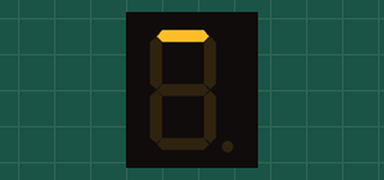
Bench run of a sketch on a simulated Arduino Uno, built with avr-gcc and run on an emulated ATmega328P. Parts: 1-digit seven-segment display. Wiring (inferred from the names in the program): 1-digit 7-segment display, segments lit when LOW: segments pin 1, pin 2, pin 3, pin 4, pin 5, pin 6, pin 7, pin 0. The segment pins are drawn as the display they are named for.

Above: at 0.3 s.
At 0.9 s:
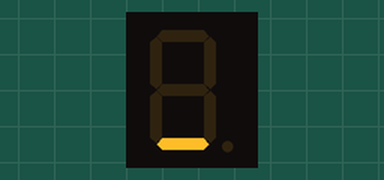
At 1.3 s:
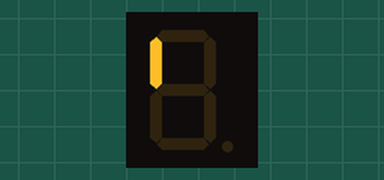
At 1.7 s:
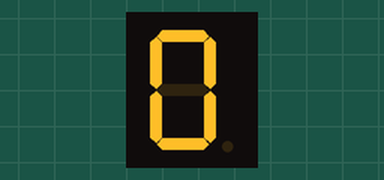
At 4.2 s:
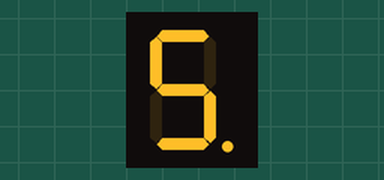
At 7.1 s:
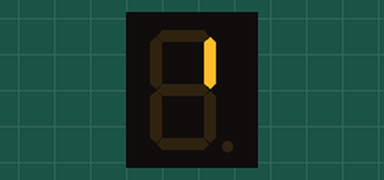

Measured:
- by itself, everything shown: repeats every 6.6 s, in 18 steps
- what the display in image 3 shows lasts 0.5 s, from 1.6 s to 2.1 s

The sketch:

MAN8900-test.ino
```cpp
// Set if display is common anode or cathode
#define COMMON_ANODE true

// Pin mapping for segments
const byte segmentPins[8] = { 0, 1, 2, 3, 4, 5, 6, 7 };
// Index: DP=0, A=1, B=2, C=3, D=4, E=5, F=6, G=7

// Variable to store number of segments
const byte segmentsCount = sizeof(segmentPins) / sizeof(segmentPins[0]);

// Common Anode: 0 = ON, 1 = OFF
byte COM_ANODE_DIGITS[10][8] = {
  // DP, A,  B,  C,  D,  E,  F,  G
  { 1, 0, 0, 0, 0, 0, 0, 1 },  // 0
  { 0, 1, 0, 0, 1, 1, 1, 1 },  // 1
  { 1, 0, 0, 1, 0, 0, 1, 0 },  // 2
  { 0, 0, 0, 0, 0, 1, 1, 0 },  // 3
  { 1, 1, 0, 0, 1, 1, 0, 0 },  // 4
  { 0, 0, 1, 0, 0, 1, 0, 0 },  // 5
  { 1, 0, 1, 0, 0, 0, 0, 0 },  // 6
  { 0, 0, 0, 0, 1, 1, 1, 1 },  // 7
  { 1, 0, 0, 0, 0, 0, 0, 0 },  // 8
  { 0, 0, 0, 0, 0, 1, 0, 0 }   // 9
};

// Common Cathode: 0 = OFF, 1 = ON
byte COM_CATHODE_DIGITS[10][8] = {};

void setup() {
  // Set pinmode for all segments
  for (byte i = 0; i < sizeof(segmentPins) / sizeof(segmentPins[0]); i++) {
    pinMode(segmentPins[i], OUTPUT);
  }

  // Fill common cathode digits with reversed numbers from common anode digits
  for (byte i = 0; i < sizeof(COM_ANODE_DIGITS) / sizeof(COM_ANODE_DIGITS[0]); i++) {
    for (byte j = 0; j < sizeof(COM_ANODE_DIGITS[i]) / sizeof(COM_ANODE_DIGITS[i][0]); j++) {
      byte currDigit = COM_ANODE_DIGITS[i][j] ? 0 : 1;
      COM_CATHODE_DIGITS[i][j] = currDigit;
    }
  };
}

void loop() {
  // All segments off
  turnOffSegments();

  // Test segments one by one
  testSegments();

  // Show all possible numbers
  for (byte num = 0; num < 10; num++) {
    displayDigit(num);
    delay(500);
  }
}

// Function to display a digit
void displayDigit(byte num) {
  for (byte seg = 0; seg < 8; seg++) {
    digitalWrite(segmentPins[seg], COMMON_ANODE ? COM_ANODE_DIGITS[num][seg] : COM_CATHODE_DIGITS[num][seg]);
  }
}

// Function to turn off all segments
void turnOffSegments() {
  for (byte i = 0; i < sizeof(segmentPins) / sizeof(segmentPins[0]); i++) {
    digitalWrite(segmentPins[i], COMMON_ANODE ? HIGH : LOW);
  }
}

// Function to light up all segments one by one
void testSegments() {
  for (byte i = 0; i < sizeof(segmentPins) / sizeof(segmentPins[0]); i++) {
    digitalWrite(segmentPins[i], COMMON_ANODE ? LOW : HIGH);
    delay(200);
    digitalWrite(segmentPins[i], COMMON_ANODE ? HIGH : LOW);
  }
}
```
